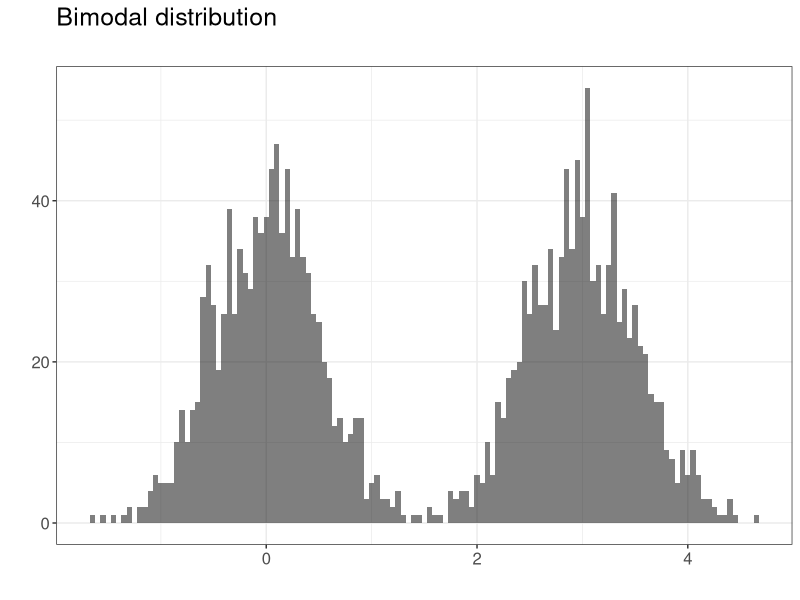

Reproduce this figure in R.
# This generates two normal distributions, so you can easily generate a binomial distribution (see example at the end).

bimodal = function(n, mean1, sd1, mean2, sd2){
	
	# n = The number of observations
	
	require(ggplot2)
	
	x = rnorm(n, mean=mean1, sd=sd1)
	y = rnorm(n, mean=mean2, sd=sd2)
	z = data.frame(Data=c(x,y), someFactor=gl(1,n*2,n*2, labels=c('level')))
	
	ggplot(data=z, aes(x=Data)) + geom_histogram(binwidth=0.05, alpha=0.5, fill="black") + theme_bw() + labs(y="", x="") + ggtitle("Bimodal distribution\n") + theme(text=element_text(size=15))
	
}

# Example:

bimodal(n=1000, mean1=0, sd1=0.5, mean2=3, sd2=0.5)
